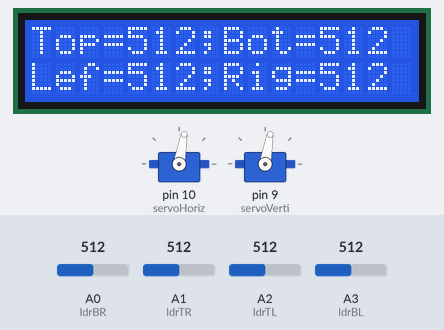
The sketch below on a simulated Arduino Uno, built with avr-gcc and run on an emulated ATmega328P. Shown: 2 × servo, 16×2 character LCD. The test bench sets the inputs (shaded band); at power-on: A0 (ldrBR) = 512, A1 (ldrTR) = 512, A2 (ldrTL) = 512, A3 (ldrBL) = 512. What the sketch prints to the serial monitor is not drawn.

Above: at 2.2 s.
2.3 s: A0 (ldrBR) set to 477
At 2.49 s:
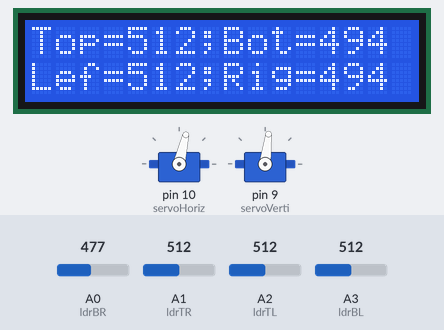
4.0 s: A1 (ldrTR) set to 483
At 4.19 s:
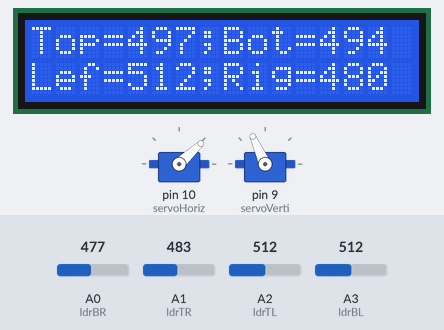
6.0 s: A2 (ldrTL) set to 495
At 7.3 s:
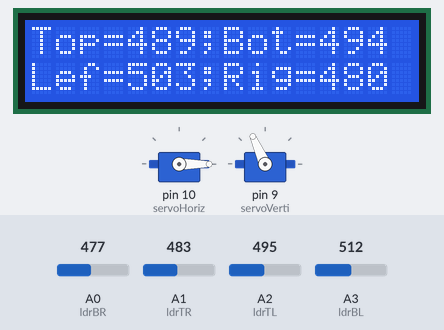
7.6 s: A2 (ldrTL) set to 469
At 8.39 s:
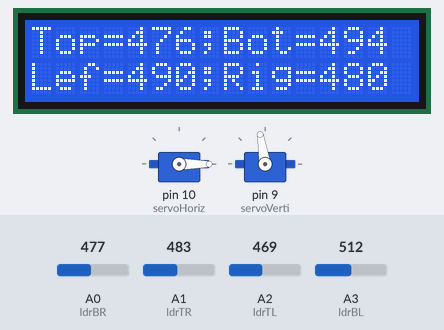
10.0 s: A3 (ldrBL) set to 30
At 10.18 s:
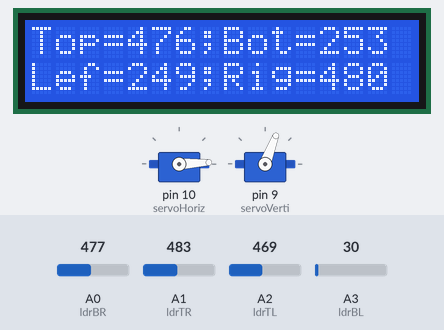
12.6 s: A0 (ldrBR) set to 30
At 15.1 s:
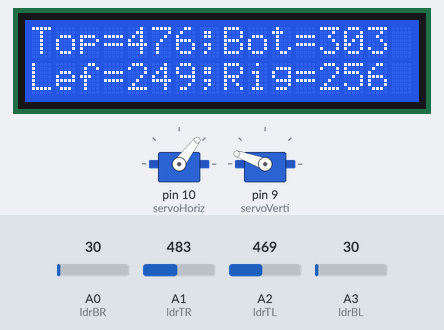
Timing chart, 0 to 15.3 s (numbered marks = the images above; inputs shaded):
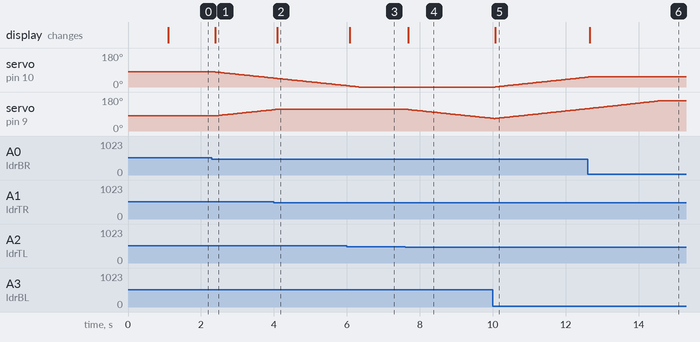

The sketch:

107034058-solarTracker.ino
```cpp
#include <LiquidCrystal.h>
#include <LiquidCrystal_I2C.h>
#include <Servo.h>

LiquidCrystal_I2C lcd(0x3F, 16, 2);

// Photoresistance
int ldrTL = A2;   //top left LDR green
int ldrTR = A1;   //top right LDR yellow
int ldrBL = A3;   // bottom left LDR blue
int ldrBR = A0;   // bottom right LDR orange

//defining Servos
Servo servoHoriz;
int servoH = 0;
int servoHLimitHigh = 180;
int servoHLimitLow = 0;

Servo servoVerti;
int servoV = 0;
int servoVLimitHigh = 160;
int servoVLimitLow = 0;

int tolerance = 10;

void setup() {
    // Photoresistance
    pinMode(ldrTL, INPUT);
    pinMode(ldrTR, INPUT);
    pinMode(ldrBL, INPUT);
    pinMode(ldrBR, INPUT);

    // servo
    servoHoriz.attach(10);
    servoVerti.attach(9);
    servoHoriz.write(80);
    servoVerti.write(80);

    // serial
    Serial.begin(9600);

    // lcd setup
    lcd.init();
    lcd.backlight();
    lcd.print(" Solar  Tracker ");

    delay(1000);
}

int axisMove(int avgValue_Incr, int avgValue_Decr, int servoAngle) {
    int diff = avgValue_Incr - avgValue_Decr;
    int absDiff = diff < 0? -diff : diff;
    // if diff is smaller than tolerance, do not change the current angle
    if(absDiff < tolerance) {
      return servoAngle;
    }

    if (diff > 0) {
        if (servoAngle >= servoVLimitHigh) {
            servoAngle = servoVLimitHigh;
        } else {
            servoAngle = servoAngle + 1;
        }
        return servoAngle;
    } else if (diff < 0) {
        if (servoAngle <= servoVLimitLow) {
            servoAngle = servoVLimitLow;
        } else {
            servoAngle = servoAngle - 1;
        }
        return servoAngle;
    } else {
      return servoAngle;
    }
}

int recordTimes = 0;
int ROUNDS = 5;

int cumulativeTop = 0, cumulativeBot = 0;
int cumulativeLeft = 0, cumulativeRight = 0;

void loop() {
    // get the current angle of Servos
    servoH = servoHoriz.read();
    servoV = servoVerti.read();

    // get the value of LDRs
    int topl = analogRead(ldrTL);
    int topr = analogRead(ldrTR);
    int botl = analogRead(ldrBL);
    int botr = analogRead(ldrBR);


    Serial.print("topl = ");
    Serial.print(topl);
    Serial.print(", topr = ");
    Serial.print(topr);
    Serial.print(", botl = ");
    Serial.print(botl);
    Serial.print(", botr = ");
    Serial.print(botr);
    Serial.println();


    // calculating average
    int avgTop = (topl + topr) / 2;     //average of top LDRs
    int avgBot = (botl + botr) / 2;     //average of bottom LDRs
    int avgLeft = (topl + botl) / 2;    //average of left LDRs
    int avgRight = (topr + botr) / 2;   //average of right LDRs

    // display one lcd screen
    lcd.setCursor(0, 0);
    lcd.print("Top=");
    lcd.print(avgTop);
    lcd.print(";Bot=");
    lcd.print(avgBot);
    lcd.setCursor(0, 1);
    lcd.print("Lef=");
    lcd.print(avgLeft);
    lcd.print(";Rig=");
    lcd.print(avgRight);

    /*
    Serial.print("avgTop = ");
    Serial.print(avgTop);
    Serial.print(", avgBot = ");
    Serial.print(avgBot);
    Serial.print(", avgLeft = ");
    Serial.print(avgLeft);
    Serial.print(", avgRight = ");
    Serial.print(avgRight);

    Serial.print(";  servoH = ");
    Serial.print(servoH);
    Serial.print(", servoV = ");
    Serial.println(servoV);
    */

    // control servo to the appropiate angle
    int resV = axisMove(avgTop, avgBot, servoV);
    servoVerti.write(resV);

    int resH = axisMove(avgRight, avgLeft, servoH);
    servoHoriz.write(resH);

    delay(5);
}
```

Measured:
- the behaviour switches between 496 and 495 on A1 (ldrTR) (found by bisection; images 1 and 2)
- the behaviour switches between 487 and 486 on A2 (ldrTL) (found by bisection; images 3 and 4)
- after the input at 2.3 s, servo on pin 10 (servoHoriz): moves from 80° to 47° over 1.6 s, starting after 0.09 s; servo on pin 9 (servoVerti): moves from 80° to 113° over 1.6 s, starting after 0.09 s; the display: changes after 0.09 s (image 1)
- after the input at 4.0 s, servo on pin 9 (servoVerti): goes on until 4.0 s, then stays 114°; the display: changes after 0.09 s (image 2)
- after the input at 6.0 s, the display: changes after 0.08 s (image 3)
- after the input at 7.6 s, servo on pin 9 (servoVerti): moves from 114° to 67° over 2.3 s, starting after 0.08 s; the display: changes after 0.08 s (image 4)
- after the input at 10.0 s, servo on pin 10 (servoHoriz): moves from 0° to 52° over 2.5 s, starting after 0.08 s; the display: changes after 0.08 s (image 5)
- after the input at 12.6 s, servo on pin 10 (servoHoriz): goes on until 12.6 s, then stays 53°; the display: changes after 0.06 s (image 6)
